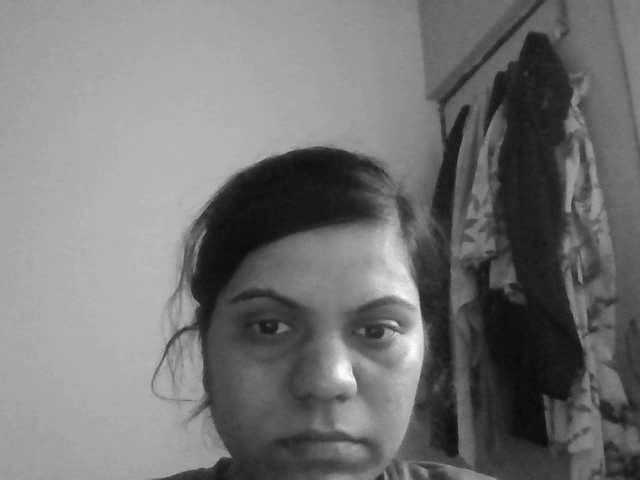
#> input picture frame 16 of video.avi, 640 x 480 px, given in place of the camera
$ python '33.Final Project.py'
#> lines starting #> are read from the running program, lines starting #| are printed output that depends on the picture; after the words box and inside, x2 and y2 are one past the last pixel; in counts of white or black regions, pixels touching at a corner belong together
#Steps
"""
1.Import libraries and capture camera
2.Convert frames into HSV
3.Track hand on color basis.
4.Create mask on the basis of color and filter actual color.
5.Invert pixel value and then enchance the result for better output.ResourceWarning
6.Find Contours for specific colored object.object
7.find max area contour and draw it on live feed.
8. find Convexity detect for counting values and Apply Cosin method
9.Bind hand gestures with keyboard keys.KeyboardInterrupt
10.Enjoy your output.
"""
#------------- Gesture Control Media Player --------------

import cv2
import numpy as np
import math
import pyautogui as p
import time as t

# Read Camera.
cap = cv2.VideoCapture(0,cv2.CAP_DSHOW)
video = cv2.VideoCapture("sample.mp4")  # video file path


def nothing(x):
    pass

#window name
cv2.namedWindow("Color Adjustments",cv2.WINDOW_NORMAL)
cv2.resizeWindow("Color Adjustments",(300,300))
cv2.createTrackbar("Thresh","Color Adjustments",0,255,nothing)

# Color Detection Track
cv2.createTrackbar("Lower_H","Color Adjustments",0,255,nothing)
cv2.createTrackbar("Lower_S","Color Adjustments",0,255,nothing)
cv2.createTrackbar("Lower_V","Color Adjustments",0,255,nothing)

cv2.createTrackbar("Upper_H","Color Adjustments",255,255,nothing)
cv2.createTrackbar("Upper_S","Color Adjustments",255,255,nothing)
cv2.createTrackbar("Upper_V","Color Adjustments",255,255,nothing)

while True:
    _,frame = cap.read()
#> frame is the input picture: shape (480, 640, 3); min 9, max 253, mean 116.1
    frame = cv2.flip(frame,2)
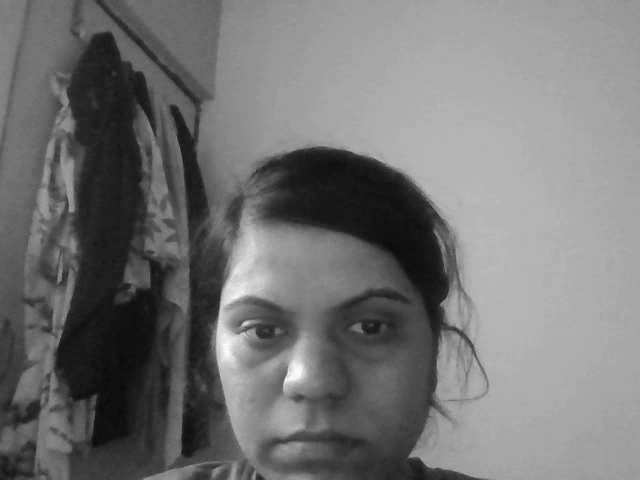
#> frame: shape (480, 640, 3); min 9, max 253, mean 116.1
    frame = cv2.resize(frame,(600,500))
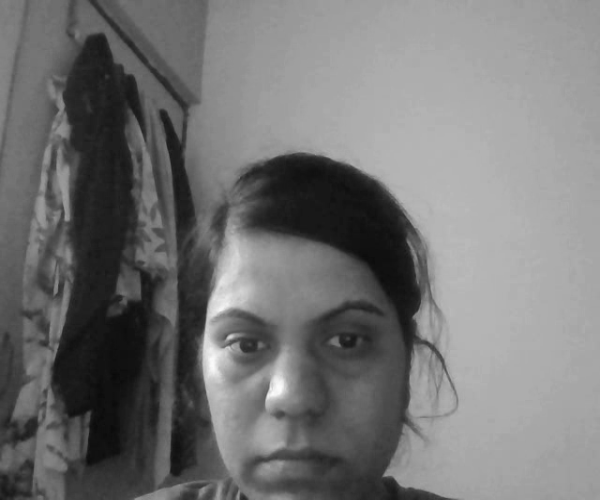
#> frame: shape (500, 600, 3); min 9, max 252, mean 116.1

    #get hand data from the rectangle sub window
    cv2.rectangle(frame,(0,1),(300,500),(255,0,0),0)
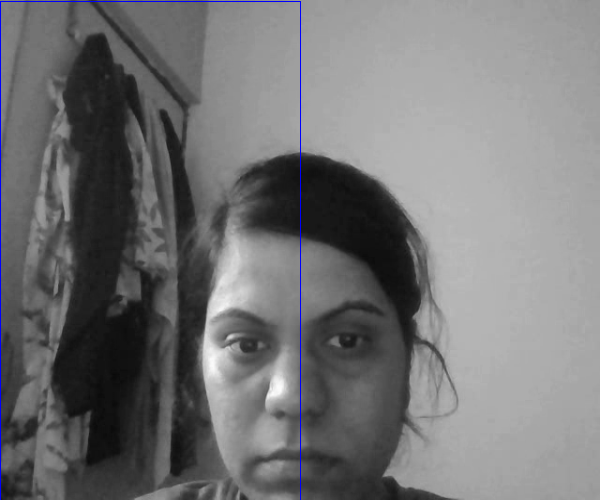
#> frame: shape (500, 600, 3); 0.43% of pixels changed, all inside (x1, y1, x2, y2) = (0, 1, 301, 500)
    crop_image = frame[1:500,0:300]
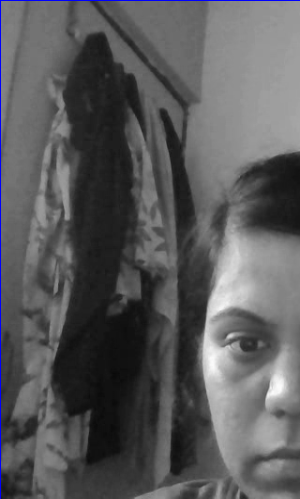
#> crop_image: shape (499, 300, 3); mean B, G, R 90.9, 89.5, 89.5

    # step-2
    hsv = cv2.cvtColor(crop_image,cv2.COLOR_BGR2HSV)
#> hsv: shape (499, 300, 3); mean H, S, V 0.6, 1.4, 90.9

    #detecting hand
    l_h = cv2.getTrackbarPos("Lower_H","Color Adjustments")
    l_s = cv2.getTrackbarPos("Lower_S","Color Adjustments")
    l_v = cv2.getTrackbarPos("Lower_V","Color Adjustments")

    u_h = cv2.getTrackbarPos("Upper_H","Color Adjustments")
    u_s = cv2.getTrackbarPos("Upper_S","Color Adjustments")
    u_v = cv2.getTrackbarPos("Upper_V","Color Adjustments")

    # step -3
    lower_bound = np.array([l_h,l_s,l_v])
    upper_bound = np.array([u_h,u_s,u_v])


    # step -4
    # creating mask
    mask = cv2.inRange(hsv,lower_bound,upper_bound)
#> mask: shape (499, 300); every value is 255

    #filter mask with image
    filter = cv2.bitwise_and(crop_image,crop_image,mask=mask)

    # step-5
    mask1 = cv2.bitwise_not(mask)
#> mask1: shape (499, 300); every value is 0
    m_g = cv2.getTrackbarPos("Thresh","Color Adjustments")
    ret,thresh = cv2.threshold(mask1,m_g,255,cv2.THRESH_BINARY)
#> ret = 0
    dilate = cv2.dilate(thresh,(3,3),iterations=6)

    #step-6
    #findcontour(img,contour_retrival_mode,method)
    cnts,hier = cv2.findContours(thresh,cv2.RETR_TREE,cv2.CHAIN_APPROX_SIMPLE)
#> cnts = []

    #step-7
    try:
        cm = max(cnts,key = lambda x:cv2.contourArea(x))
        epsilon = 0.0005 * cv2.arelength(cm,True)
        data = cv2.approxPolyDP(cm,epsilon,True)

        hull = cv2.convexHull(cm)

        cv2.drawContours(crop_image,[cm],-1,(50,50,150),2)
        cv2.drawContours(crop_image,[hull],-1,(0,255,0),2)

        #step -8
        # find convexity defects
        hull = cv2.convecHull(cm,returnPoints=False)
        defects = cv2.convexityDefects(cm,hull)
        count_defects = 0
        #print("Area==",cv2.contourArea(hull)-cv2.contourArea(cm))
        for i in range(defects.shape[0]):
            s,e,f,d = defects[i,0]

            start = tuple(cm[s][0])
            end = tuple(cm[e][0])
            far = tuple(cm[f][0])

            #Cosin Rule.
            start = tuple(cm[s][0])
            end = tuple(cm[e][0])
            far = tuple(cm[f][0])

            #Cosin Rule.
            a = math.sqrt((end[0] -start[0]) **2 + (end[1]-start[1]) **2)
            b = math.sqrt((far[0] -start[0]) **2 + (far[1]-start[1]) **2)
            c = math.sqrt((end[0] -far[0]) **2 + (end[1]- far[1]) **2)
            angle = (math.acos((b**2+c**2-a**2)/(2*b*c))*180)

            # if angle <= 50 .draw a circle at the far point.
            if angle <= 50:
                count_defects += 1
                cv2.circle(crop_image,far,5,[255,255,255],-1)


        # step-9
        if count_defects == 0:

            cv2.putText(frame," ",(50,50),cv2.FONT_HERSHEY_SIMPLEX,2,(0,0,2))
        elif count_defects == 1:
            p.press("space")

            cv2.putText(frame,"Volume UP",(5,50),cv2.FONT_HERSHEY_SIMPLEX,2,(0,0,2))
        elif count_defects == 2:
            p.press("up")


            cv2.putText(frame,"Volume Down",(50,50),cv2.FONT_HERSHEY_SIMPLEX,2,(0,0,2))
        elif count_defects == 3:
            p.press("down")


            cv2.putText(frame,"Volume Down",(50,50),cv2.FONT_HERSHEY_SIMPLEX,2,(0,0,2))
        elif count_defects == 4:
            p.press("right")


            cv2.putText(frame,"Forward",(50,50),cv2.FONT_HERSHEY_SIMPLEX,2,(0,0,2))
        else:
            pass

    except:
        pass

    # step -10
    cv2.imshow("THresh",thresh)

    #cv2.imshow("mask==mask")
    cv2.imshow("filter",filter)
    cv2.imshow("REsult",frame)

    key = cv2.waitKey(25) & 0xFF
#> (key Esc is pressed here)
    if key == 27:
        break
cap.release()
cv2.destroyAllWindows()

$ run again, starting later in the video
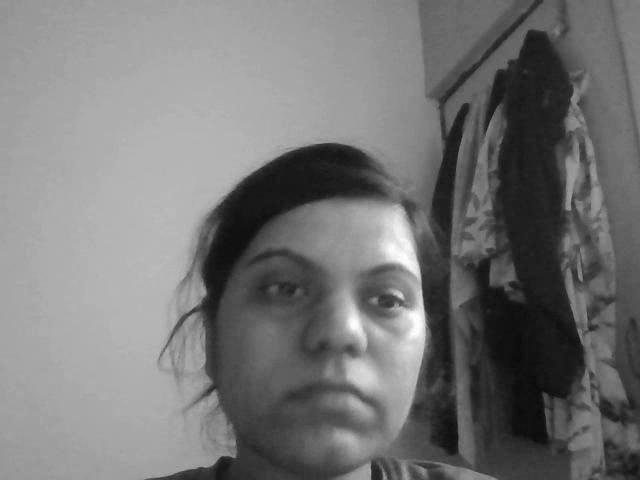
#> input picture frame 74 of video.avi, 640 x 480 px, given in place of the camera
#> frame is the input picture: shape (480, 640, 3); min 9, max 255, mean 117.8
#> `cv2.rectangle(frame,(0,1),(300,500),(255,0,0),0)`:
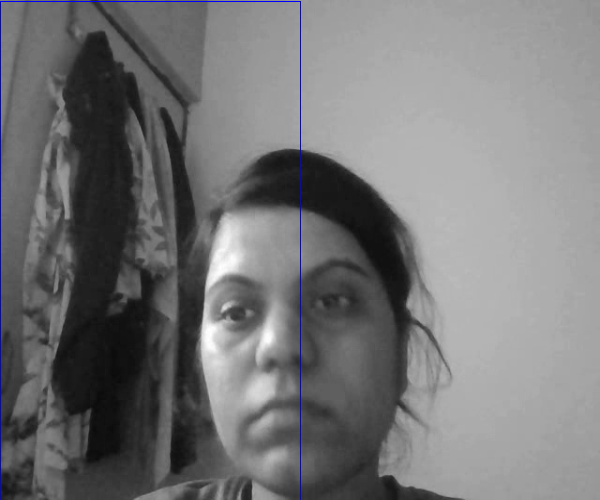
#> frame: shape (500, 600, 3); mean B, G, R 118.4, 117.3, 117.3
#> `crop_image = frame[1:500,0:300]`:
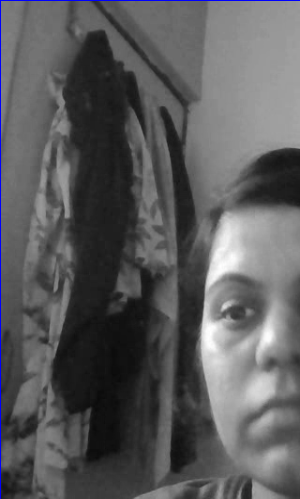
#> crop_image: shape (499, 300, 3); mean B, G, R 92.1, 90.8, 90.8
#> hsv: shape (499, 300, 3); mean H, S, V 0.6, 1.4, 92.1
#> mask: shape (499, 300); every value is 255
#> mask1: shape (499, 300); every value is 0
#> ret = 0
#> cnts = []

$ run again, starting later in the video
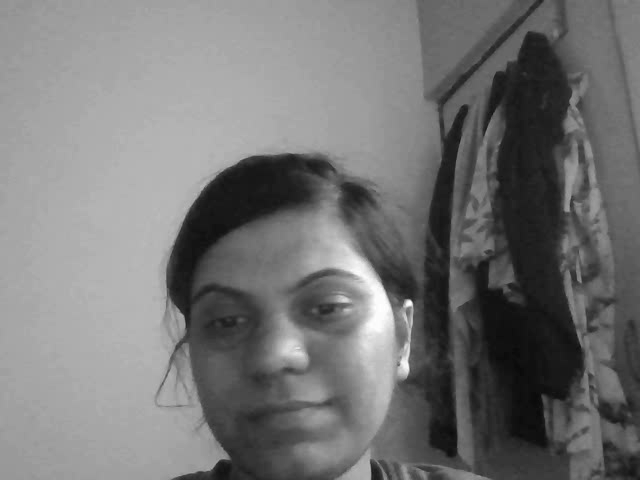
#> input picture frame 132 of video.avi, 640 x 480 px, given in place of the camera
#> frame is the input picture: shape (480, 640, 3); min 9, max 255, mean 117
#> `cv2.rectangle(frame,(0,1),(300,500),(255,0,0),0)`:
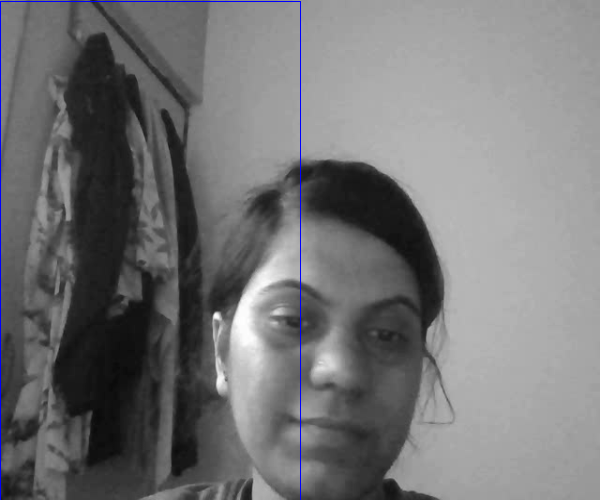
#> frame: shape (500, 600, 3); mean B, G, R 117.5, 116.4, 116.4
#> `crop_image = frame[1:500,0:300]`:
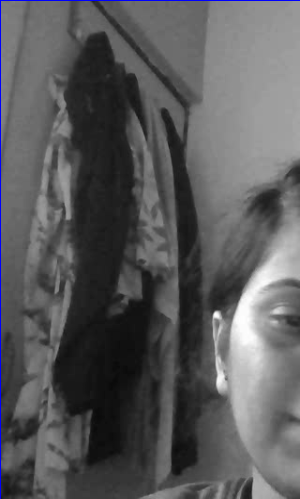
#> crop_image: shape (499, 300, 3); mean B, G, R 91.3, 89.9, 89.9
#> hsv: shape (499, 300, 3); mean H, S, V 0.6, 1.4, 91.3
#> mask: shape (499, 300); every value is 255
#> mask1: shape (499, 300); every value is 0
#> ret = 0
#> cnts = []
